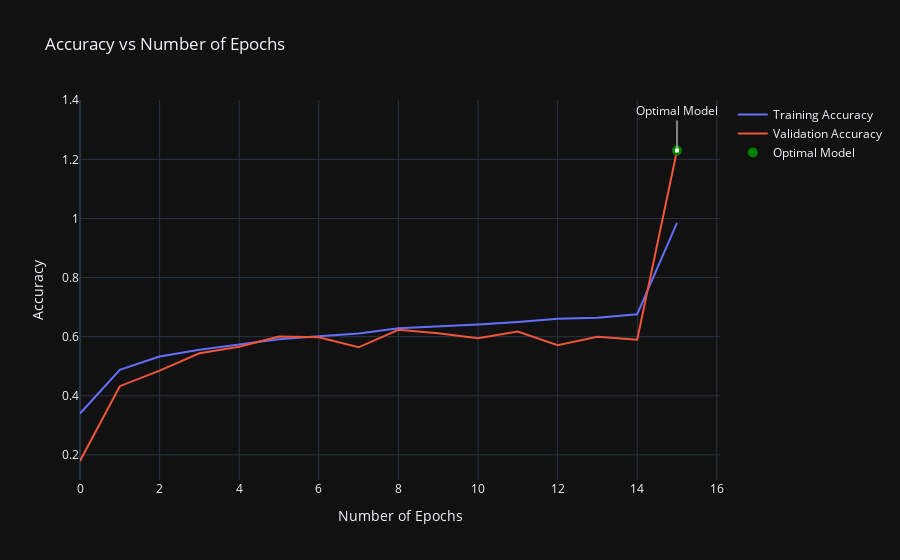

The code cell stored with this chart in its notebook:
### Code cell
import plotly.graph_objects as go

best_epoch = len(history)
if earlyStoppingCallback.stopped_epoch != None:
    best_epoch = earlyStoppingCallback.stopped_epoch + 1
history.loc[best_epoch] = [history.loc[best_epoch-1, 'accuracy'], 
                           history.loc[best_epoch-1, 'loss'], 
                           history.loc[best_epoch-1, 'val_accuracy'], 
                           history.loc[best_epoch-1, 'val_loss']]

fig = go.Figure()

fig.add_trace(go.Scatter(x=history.index, y=history['accuracy'], mode='lines', name='Training Accuracy'))
fig.add_trace(go.Scatter(x=history.index, y=history['val_accuracy'], mode='lines', name='Validation Accuracy'))

# Menambahkan bullet point pada titik optimal
fig.add_trace(go.Scatter(x=[best_epoch], y=[history.loc[best_epoch, 'val_accuracy']], mode='markers', name='Optimal Model',
                         marker=dict(color='green', size=10, symbol='circle')))

fig.update_xaxes(title="Number of Epochs")
fig.update_yaxes(title="Accuracy")
fig.update_layout(showlegend=True,
                  title='Accuracy vs Number of Epochs',
                  xaxis_title='Number of Epochs',
                  yaxis_title='Accuracy',
                  annotations=[
                      dict(
                          x=best_epoch,
                          y=history.loc[best_epoch, 'val_accuracy'],
                          xref="x",
                          yref="y",
                          text="Optimal Model",
                          showarrow=True,
                          arrowhead=7,
                          ax=0,
                          ay=-40
                      )
                  ]
)

fig.show()

### Figure 1 — Plotly figure (JSON) as saved in the notebook; plotly's stock layout.template omitted (floating-point values rounded to 4 significant figures)
{"data": [{"mode": "lines", "name": "Training Accuracy", "x": [0, 1, 2, 3, 4, 5, 6, 7, 8, 9, 10, 11, 12, 13, 14, 15], "y": [0.34, 0.4878, 0.533, 0.5561, 0.5739, 0.5916, 0.6011, 0.6107, 0.6286, 0.6346, 0.6409, 0.6498, 0.6605, 0.664, 0.676, 0.9853], "type": "scatter"}, {"mode": "lines", "name": "Validation Accuracy", "x": [0, 1, 2, 3, 4, 5, 6, 7, 8, 9, 10, 11, 12, 13, 14, 15], "y": [0.1793, 0.4325, 0.4852, 0.544, 0.5662, 0.6008, 0.5977, 0.5641, 0.6232, 0.6119, 0.5949, 0.6171, 0.5708, 0.5996, 0.5897, 1.23], "type": "scatter"}, {"marker": {"color": "green", "size": 10, "symbol": "circle"}, "mode": "markers", "name": "Optimal Model", "x": [15], "y": [1.23], "type": "scatter"}], "layout": {"xaxis": {"title": {"text": "Number of Epochs"}}, "yaxis": {"title": {"text": "Accuracy"}}, "showlegend": true, "title": {"text": "Accuracy vs Number of Epochs"}, "annotations": [{"arrowhead": 7, "ax": 0, "ay": -40, "showarrow": true, "text": "Optimal Model", "x": 15, "xref": "x", "y": 1.23, "yref": "y"}]}}
